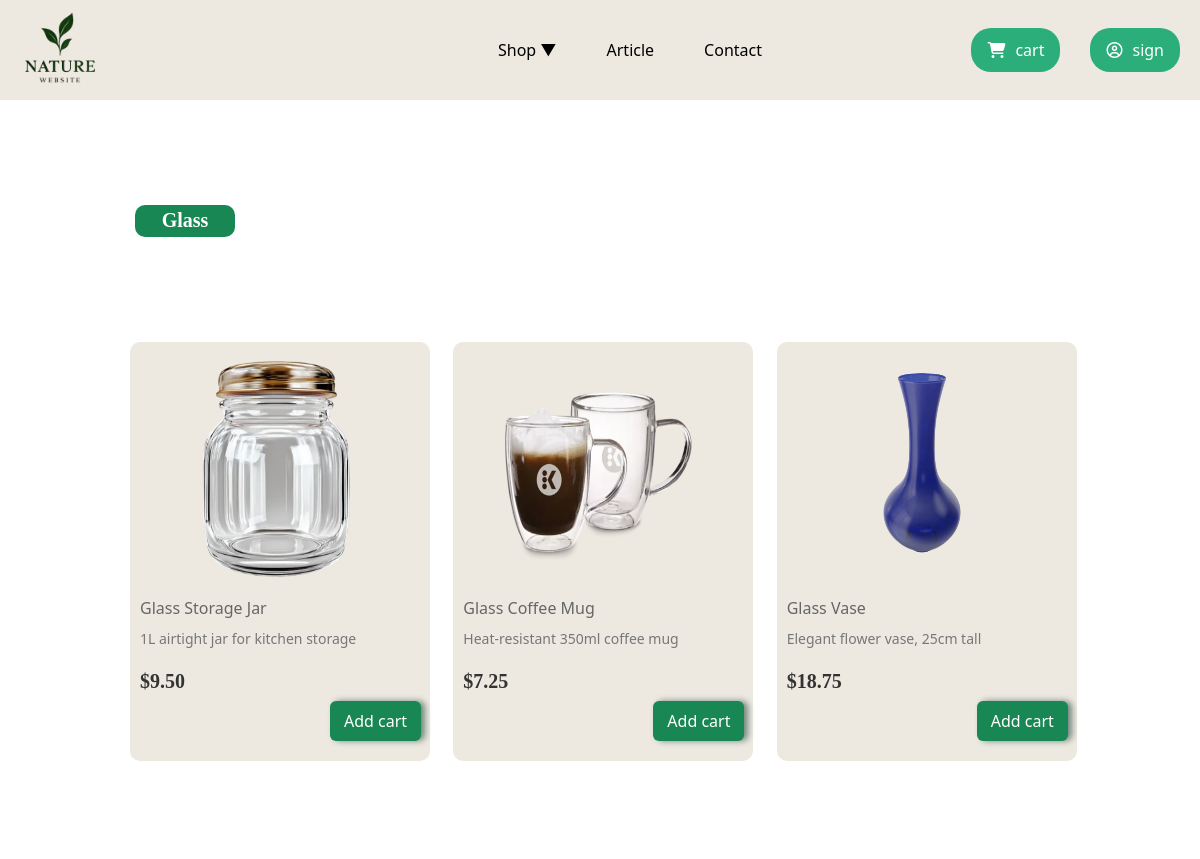
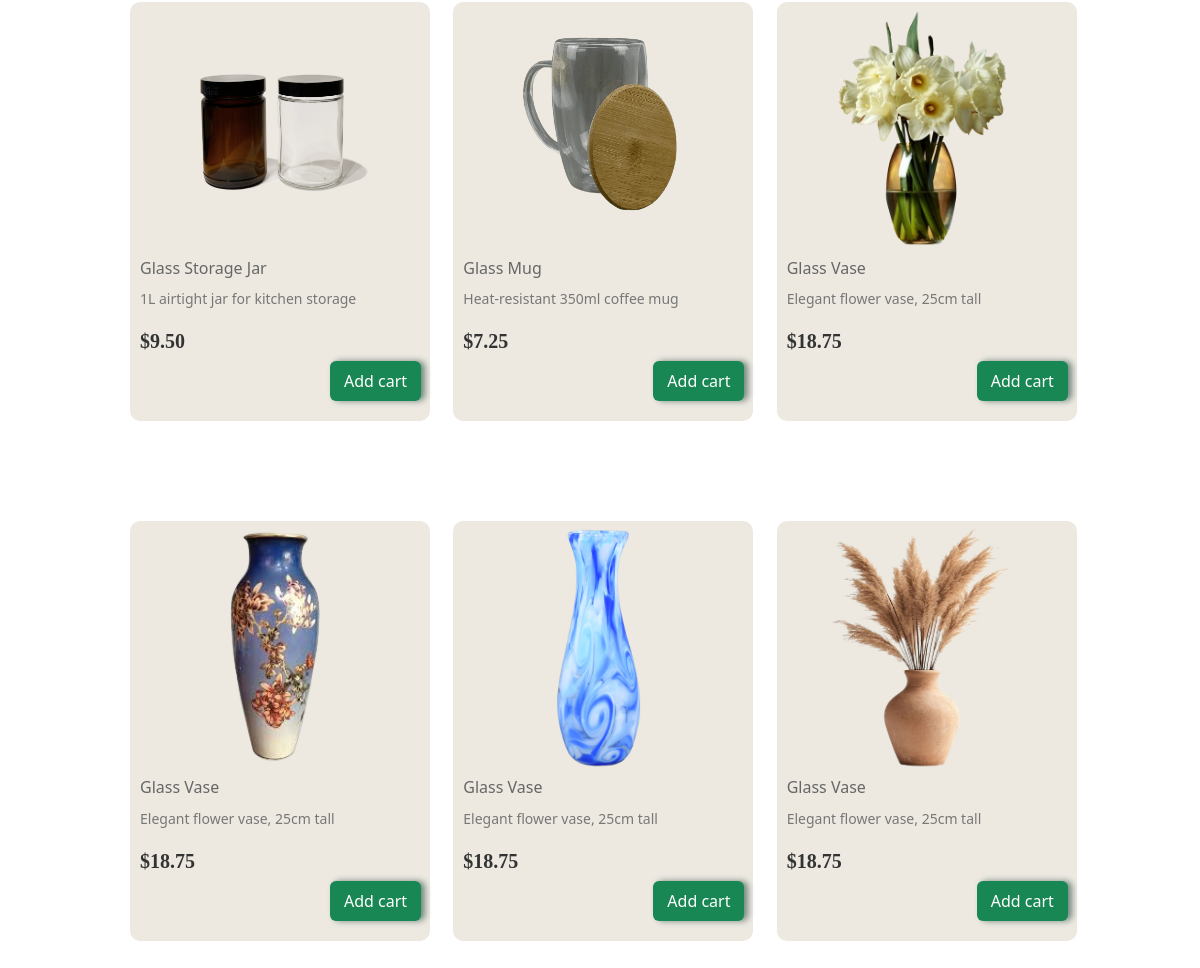
Page /html/glass.php on the committed database (2 pictures, top to bottom).
### tables this page shows
CREATE TABLE IF NOT EXISTS `glass` (
  `id` int NOT NULL AUTO_INCREMENT,
  `title` varchar(100) NOT NULL,
  `description` text,
  `price` decimal(10,2) NOT NULL,
  `image_url` varchar(255) DEFAULT NULL,
  `stock` int DEFAULT '0',
  `created_at` timestamp NULL DEFAULT CURRENT_TIMESTAMP,
  PRIMARY KEY (`id`)
);

### html/glass.php (the view, shortened to what this page needs)
<?php
require_once __DIR__ . '/../php/db.php';
$stmt = $pdo->query("SELECT id, title, description, price, image_url FROM glass ORDER BY id");
$products = $stmt->fetchAll();
?>
<!DOCTYPE html>
<html lang="en">
<head>
  <link rel="stylesheet" href="../css/list.css">
      <link href="https://cdn.jsdelivr.net/npm/bootstrap@5.1.3/dist/css/bootstrap.min.
css" rel="stylesheet">
</head>
<body>
<?php
include('nav.php');
?>
<h2 class="title"> <span class="badge bg-success">Glass</span></h2>
<div id="mainGrid">
  <?php foreach ($products as $p): ?>
    <div class="product">
      <img src="<?= htmlspecialchars($p['image_url']) ?>" alt="<?= htmlspecialchars($p['title']) ?>">
      <h4><?= htmlspecialchars($p['title']) ?></h4>
      <p class="desc"><?php echo $p['description']; ?></p>
      <h3>$<?= number_format($p['price'], 2) ?></h3>
      <form action="add_to_cart.php" method="post">
        <button class="btn btn-success" type="submit" name="add">Add cart</button>
      </form>
    </div>
  <?php endforeach; ?>
</div>
</body>
</html>

### css/list.css (style rules this page uses)
#mainGrid { display: grid; grid-template-columns: auto auto auto; grid-gap: 20px0; margin: 100px; margin-left: 130px; }
.product { background-color:#ede9e1; width: 300px; margin-top: 100px; border-radius: 10px; transition: all 0.3s ease; }
.product img { width: 200px; height: 252px; text-align: center; margin-left: 45px; }
.product h4 { margin-left: 10px; font-size: 16px; color: #666; margin-top: 5px; }
.product h3 { margin-left: 10px; margin-top: 20px; font-size: 20px; font-family: 'Times New Roman', Times, serif; font-weight: bold; color: #333; }
.product button { margin-left: 200px; margin-bottom: 20px; padding: 8px 14px; border-radius: 6px; border: none; box-shadow: 4px 0px 6px #71877e; color: white; cursor: pointer; transition: background 0.3s ease; }
.title { margin-left: 130px; position: relative; top: 100px; border-radius: 999px; width: 100px; text-align: center; padding: 5px; color: white; font-size: 20px; }
.title span { padding: 5px; font-size: 20px; font-family: 'Times New Roman', Times, serif; font-weight: 600; border-radius: 10px; width: 100px; height: 32px; }
.product .desc { margin: 10px; font-size: 14px; color: #777; }

### css/nav.css (style rules this page uses)
body { margin: 0px; box-sizing: border-box; }

### rows in the picture
glass: image_url (picture), title "Glass Storage Jar", description "1L airtight jar for kitchen storage", price "9.50"
glass: image_url (picture), title "Glass Coffee Mug", description "Heat-resistant 350ml coffee mug", price "7.25"
glass: image_url (picture), title "Glass Vase", description "Elegant flower vase, 25cm tall", price "18.75"
glass: image_url (picture), title "Glass Storage Jar", description "1L airtight jar for kitchen storage", price "9.50"
glass: image_url (picture), title "Glass Mug", description "Heat-resistant 350ml coffee mug", price "7.25"
glass: image_url (picture), title "Glass Vase", description "Elegant flower vase, 25cm tall", price "18.75"
glass: image_url (picture), title "Glass Vase", description "Elegant flower vase, 25cm tall", price "18.75"
glass: image_url (picture), title "Glass Vase", description "Elegant flower vase, 25cm tall", price "18.75"
glass: image_url (picture), title "Glass Vase", description "Elegant flower vase, 25cm tall", price "18.75"
